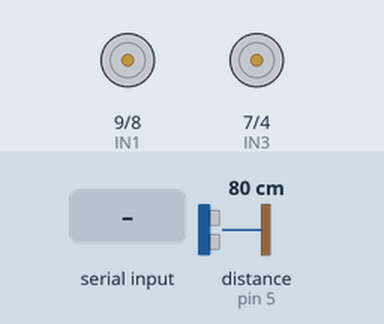
Simulated run of this sketch. Board: Arduino Uno, built with avr-gcc and run on an emulated ATmega328P. Shown: motor-driver pin pairs drawn as motors (green arrow = first pin HIGH = forward, orange = second pin HIGH = backward, longer = more drive, scaled by the enable pin). Inputs (shaded band) come from the test bench; at power-on: distance to the obstacle (sensor on pin 5) 80 cm. The echo pulse lasts 58.3 µs per cm.

Above: at 1.2 s.
1.3 s: "F" received over the second serial link
At 1.7 s:
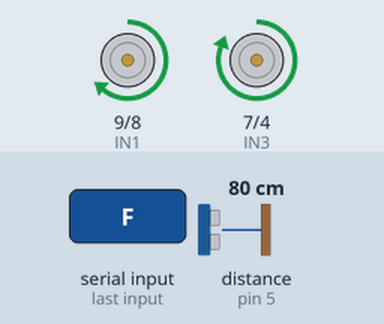
2.8 s: "B" received over the second serial link
At 4.0 s:
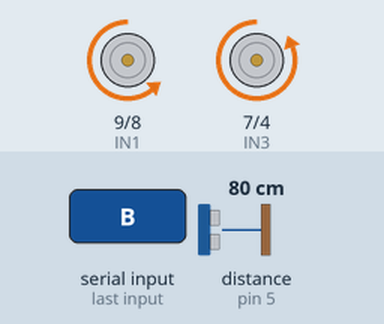
4.3 s: "R" received over the second serial link
At 5.2 s:
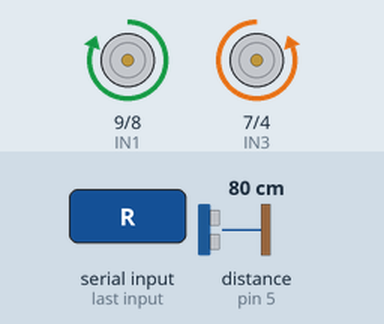
5.8 s: "L" received over the second serial link
At 6.4 s:
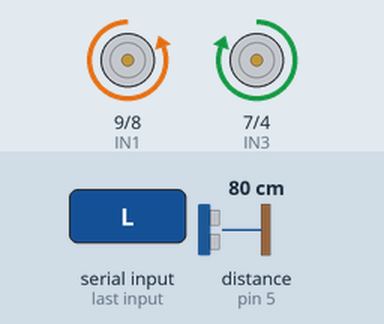
7.3 s: "X" received over the second serial link
At 7.7 s:
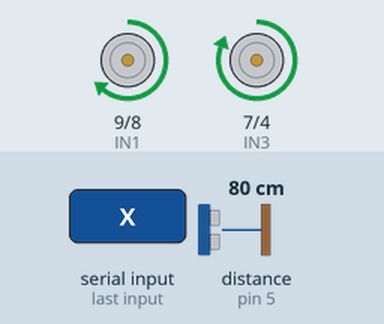
Timing chart, 0 to 9.8 s (numbered marks = the images above; inputs shaded):
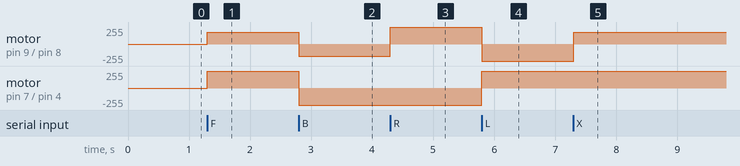

Measured:
- after the input at 1.3 s, motor on pin 9 (IN1) / pin 8 (IN2): stopped → forward 180/255 at once; motor on pin 7 (IN3) / pin 4 (IN4): stopped → forward 255/255 at once
- after the input at 2.8 s, motor on pin 9 (IN1) / pin 8 (IN2): forward 180/255 → backward 180/255 at once; motor on pin 7 (IN3) / pin 4 (IN4): forward 255/255 → backward 255/255 at once
- after the input at 4.3 s, motor on pin 9 (IN1) / pin 8 (IN2): backward 180/255 → forward 255/255 at once
- after the input at 5.8 s, motor on pin 9 (IN1) / pin 8 (IN2): forward 255/255 → backward 255/255 at once; motor on pin 7 (IN3) / pin 4 (IN4): backward 255/255 → forward 255/255 at once
- after the input at 7.3 s, motor on pin 9 (IN1) / pin 8 (IN2): backward 255/255 → forward 180/255 at once

The sketch:

robot.ino
```cpp
#include <Ultrasonic.h>
#include <SoftwareSerial.h>
#define IN1 9
#define IN2 8
#define IN3 7
#define IN4 4
#define ENA 10
#define ENB 3
#define TRIGGER_PIN  6
#define ECHO_PIN     5
char opcao;
float distancia;
Ultrasonic ultrasonic(TRIGGER_PIN, ECHO_PIN);
SoftwareSerial mySerial(11, 12); // RX, TX
void setup() {
  // put your setup code here, to run once:
  pinMode(IN1, OUTPUT);
  pinMode(IN2, OUTPUT);
  pinMode(IN3, OUTPUT);
  pinMode(IN4, OUTPUT);
  pinMode(ENA, OUTPUT);
  pinMode(ENB, OUTPUT);
  mySerial.begin(9600);
}

void loop() {
  // put your main code here, to run repeatedly:
  if (mySerial.available()) {
    opcao = mySerial.read();
    switch (opcao) {
      case 'F': moveF();
        break;
      case 'B': moveB();
        break;
      case 'R': moveR();
        break;
      case 'L': moveL();
        break;
      case 'S': moveSTOP();
        break;
      case 'X': autonomo();
        break;

    }
  }
}

void moveF() {
  analogWrite(ENA, 180);
  analogWrite(ENB, 255);
  digitalWrite(IN1, HIGH);
  digitalWrite(IN2, LOW);
  digitalWrite(IN3, HIGH);
  digitalWrite(IN4, LOW);

}
void moveB() {
  analogWrite(ENA, 180);
  analogWrite(ENB, 255);
  digitalWrite(IN1, LOW);
  digitalWrite(IN2, HIGH);
  digitalWrite(IN3, LOW);
  digitalWrite(IN4, HIGH);

}
void moveL() {
  analogWrite(ENA, 255);
  analogWrite(ENB, 255);
  digitalWrite(IN1, LOW);
  digitalWrite(IN2, HIGH);
  digitalWrite(IN3, HIGH);
  digitalWrite(IN4, LOW);

}
void moveR() {
  analogWrite(ENA, 255);
  analogWrite(ENB, 255);
  digitalWrite(IN1, HIGH);
  digitalWrite(IN2, LOW);
  digitalWrite(IN3, LOW);
  digitalWrite(IN4, HIGH);

}
void moveSTOP() {
  analogWrite(ENA, 0);
  analogWrite(ENB, 0);
  digitalWrite(IN1, LOW);
  digitalWrite(IN2, LOW);
  digitalWrite(IN3, LOW);
  digitalWrite(IN4, LOW);

}
void autonomo() {
  long microsec = ultrasonic.timing();
  distancia = ultrasonic.convert(microsec, Ultrasonic::CM);
  moveF();
  if (distancia < 30) {
    moveSTOP();
    delay (1000);
    moveR();
    delay (700);
  }
}
```
